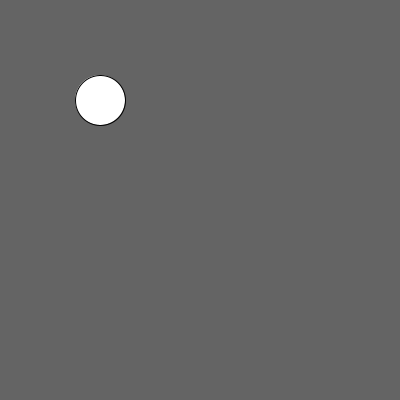
Frame 1 (no input)
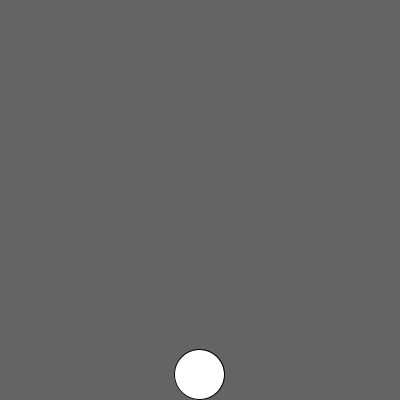
Frame 60 (the mouse pressed at the canvas centre just before this capture)
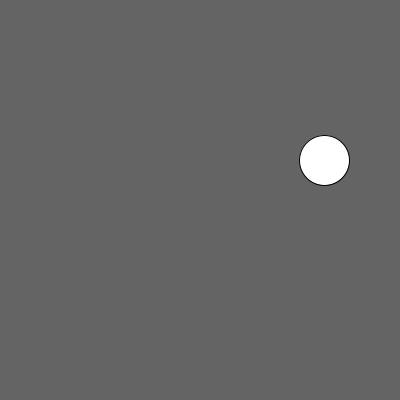
Frame 120 (the mouse held since frame 60 and released just before this capture)

The Processing sketch that drew these frames (run headless with seeded random() and noise(); from frame 60 on, the mouse is pressed at the canvas centre):

// Processing sketch: premikanje
// ── premikanje.pde
PVector poz;
PVector speed;
PVector accel;

void setup(){
  size(400,400);
  poz = new PVector(100,100);
  speed = new PVector(1,3);
  accel = new PVector(2,1);
}

void draw(){
  speed.add(accel);
  if(poz.x>width || poz.x<0){
    speed.x=speed.x * -1;
    accel.x=accel.x * -1;
  }
  if(poz.y>height || poz.y<0){
    speed.y=speed.y * -1; 
    accel.y=accel.y * -1;
  }
  background(100);
  fill(255);
  ellipse(poz.x,poz.y,50,50);
  speed.limit(10);
  poz.add(speed);
}

// ── Zogica.pde
class Zogica{
  PVector poz;
  PVector speed;
  PVector accel;
  float maxSpeed;
  
  Zogica(){
   poz = new PVector(width/2, height/2); 
   speed = new PVector(random(3),random(3));
   accel = new PVector(random(1),random(1));
   maxSpeed = 8;
  }
  
  void update(){
    speed.add(accel); 
    if(poz.x>width || poz.x<0){
      speed.x=speed.x * -1;
      accel.x=accel.x * -1;
    }
    if(poz.y>height || poz.y<0){
      speed.y=speed.y * -1; 
      accel.y=accel.y * -1;
    }
     speed.limit(maxSpeed);
     poz.add(speed);
  }
  
  void display(){
     fill(255);
     ellipse(poz.x,poz.y,50,50);
  }
}
